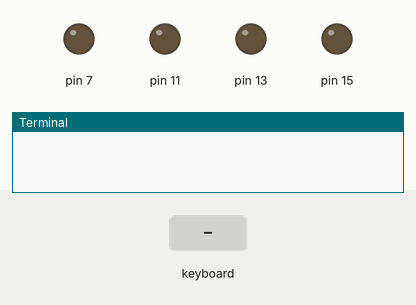
Simulated run of this program. Board: Raspberry Pi (header pin numbers). Shown: output pins drawn as LEDs (lit = HIGH), the last lines printed to the terminal. The test bench sets the inputs (shaded band).

Above: at 1.2 s.
1.3 s: key "a" typed on the keyboard
At 1.6 s:
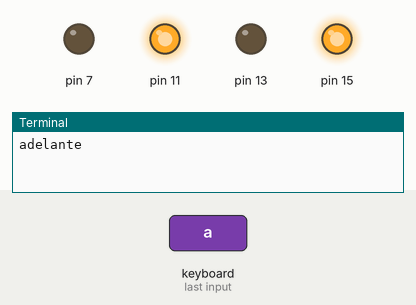
2.8 s: key enter typed on the keyboard
At 3.9 s:
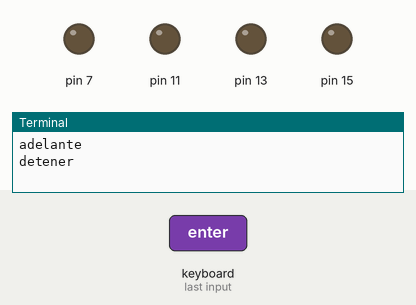
Timing chart, 0 to 5.8 s (numbered marks = the images above; inputs shaded):
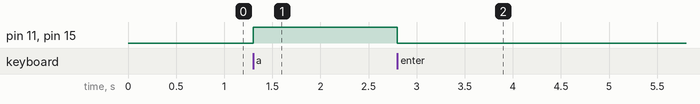

Measured:
- after the input at 1.3 s, pin 11, pin 15: LOW → HIGH at once
- after the input at 2.8 s, pin 11, pin 15: HIGH → LOW at once

The program:

controlkey.py
```python
#importar libreria GPIO
#importar libreria curses, para el control del teclado

'''
    Control Key

    Ya mueve el carro con las letras


    1. Medir la distancia con el sensor HC-SR04
    2. El raspberry detecta si encuentra un obstaculo y parar (autonomo)
    3. El raspberry  que se pare o retroceda (Manejo de prioridades)

'''
import RPi.GPIO as GPIO
import time
import curses


#declarar los pines GPIO como salida

GPIO.setmode(GPIO.BOARD)

GPIO.setup(7, GPIO.OUT)

GPIO.setup(11, GPIO.OUT)

GPIO.setup(13, GPIO.OUT)

GPIO.setup(15, GPIO.OUT)

stdscr = curses.initscr()
curses.noecho()
curses.cbreak
stdscr.keypad(True)

#niciamos bucle

try:

    while True:
        char = stdscr.getch()
        #print letra
        if char == ord ('q'):
           break

        elif char == 97:   # codigo ASCII
            print ("adelante")
            GPIO.output(7, False)
            GPIO.output(11, True)
            GPIO.output(13, False)
            GPIO.output(15, True)

        elif char == 115:
            print ("atras")
            GPIO.output(7, True)
            GPIO.output(11, False)
            GPIO.output(13, True)
            GPIO.output(15, False)

        elif char == 100:
            print ("izquerda")
            GPIO.output(7, False)
            GPIO.output(11, True)
            GPIO.output(13, True)
            GPIO.output(7, False)

        elif char == 102:
            print ("derecha")
            GPIO.output(7, True)
            GPIO.output(11, False)
            GPIO.output(13, False)
            GPIO.output(15, True)


        else:
            print ("detener")
            GPIO.output(7, False)
            GPIO.output(11, False)
            GPIO.output(13, False)
            GPIO.output(15, False)

finally:

   #Close down curses propely, inc turn echo back on!
   curses.nocbreak(); stdscr.keypad(0) ; curses.echo(0)
   GPIO.cleanup()
```
